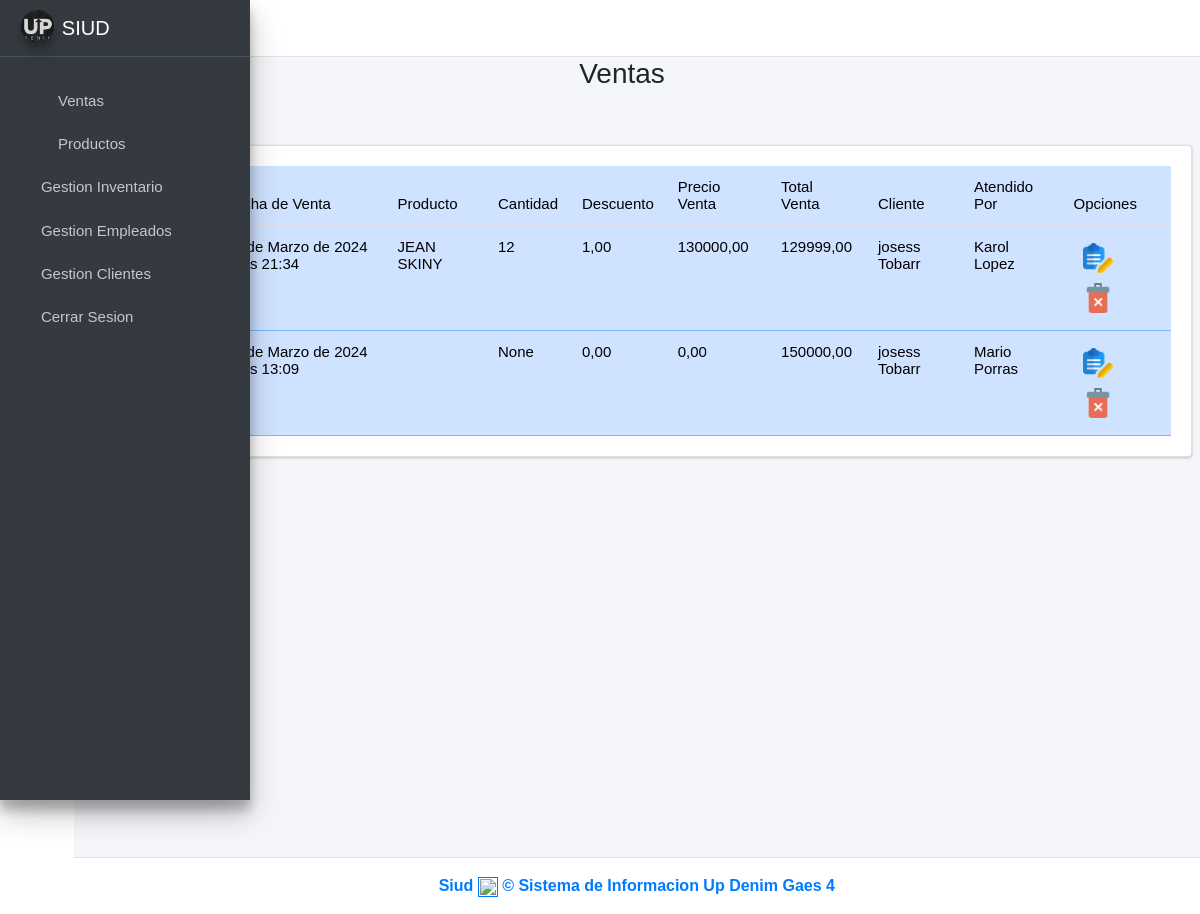
Page /Ventas (signed in) on the earlier database version.
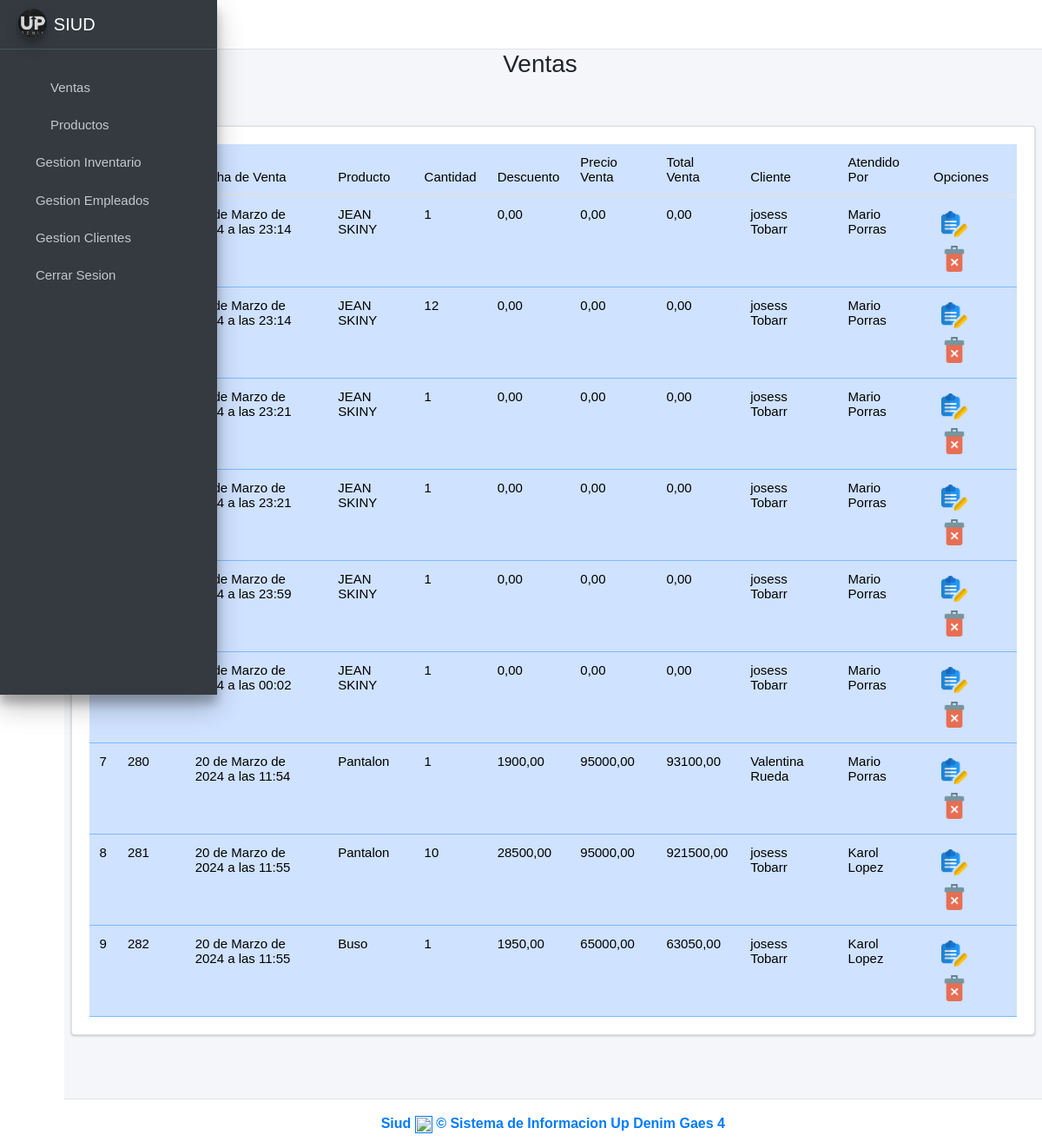
Same page on the later database version.
### ventas/models.py (models this page shows, shortened)
class Venta(models.Model):
    idventa = models.AutoField(primary_key=True)
    cantidad_productos = models.IntegerField(null=True, blank=True)
    descuento_venta = models.DecimalField(max_digits=10, decimal_places=2, null=False, blank=False, default=0.0)
    precio_venta = models.DecimalField(max_digits=10, decimal_places=2, null=False, blank=False, default=0.0)
    total_venta = models.DecimalField(max_digits=10, decimal_places=2, null=False, blank=False)
    fecha_venta = models.DateTimeField(null=False, blank=False, default=timezone.now)
    cod_cliente = models.ForeignKey(Cliente, on_delete=models.CASCADE)
    cod_empleado = models.ForeignKey(Empleado, on_delete=models.CASCADE)
    cod_producto = models.ForeignKey(Producto, on_delete=models.CASCADE, null=True, blank=True)
    created = models.DateTimeField(auto_now_add=True)
    updated = models.DateTimeField(auto_now=True)
    class Meta:
        verbose_name = 'venta'
        verbose_name_plural = 'ventas'

class Producto(models.Model):
    cod_producto = models.CharField(primary_key=True, unique=True, blank=False, null=False, max_length=15)
    nombre_producto = models.CharField(max_length=45, null=False)
    precio_venta = models.DecimalField(max_digits=10, decimal_places=2, null=False, blank=False)
    descripcion_producto = models.CharField(max_length=45)
    cantidad_productos = models.PositiveIntegerField(null=False)
    imagen = models.ImageField(upload_to='productos', null=True, blank=True)
    idcategoria_producto = models.ForeignKey(CategoriaProducto, on_delete=models.CASCADE)
    idtalla = models.ForeignKey(Talla, on_delete=models.CASCADE)
    created = models.DateTimeField(auto_now_add=True)
    updated = models.DateTimeField(auto_now=True)
    class Meta:
        verbose_name = 'producto'
        verbose_name_plural = 'productos'

class Cliente(models.Model):
    cod_cliente = models.IntegerField(primary_key=True, unique=True, blank=False, null=False)
    cupo_credito = models.IntegerField()
    iddocumento = models.ForeignKey(Persona, on_delete=models.CASCADE)
    idtipo_comercio = models.ForeignKey(TipoComercio, on_delete=models.CASCADE)
    idtipo_cliente = models.ForeignKey(TipoCliente,on_delete=models.CASCADE)
    created = models.DateTimeField(auto_now_add=True)
    updated = models.DateTimeField(auto_now_add=True)
    class Meta:
        verbose_name = 'cliente'
        verbose_name_plural = 'clientes'
    def __str__(self):
        return f"{self.cod_cliente}"

class Persona(models.Model):
    documentoidentidad = models.IntegerField(primary_key=True, unique=True, blank=False, null=False)
    primer_nombre = models.CharField(max_length=45, null=False, blank=False)
    segundo_nombre = models.CharField(max_length=45, blank=True, null=True)
    primer_apellido = models.CharField(max_length=45, null=False, blank=False)
    segundo_apellido = models.CharField(max_length=45, blank=True, null=True)
    genero = models.CharField(max_length=20, null=False, blank=False)
    idcontacto = models.OneToOneField(Contacto, on_delete=models.CASCADE)
    iddireccion = models.OneToOneField(Direccion, on_delete=models.CASCADE)
    created = models.DateTimeField(auto_now_add=True)
    updated = models.DateTimeField(auto_now_add=True)
    class Meta:
        verbose_name = 'persona'
        verbose_name_plural = 'personas'

class Empleado(models.Model):
    cod_empleado = models.IntegerField(primary_key=True, unique=True, blank=False, null=False)
    fecha_ingreso = models.DateField(null=False, blank=False)
    salario = models.FloatField(null=False, blank=False)
    fecha_nacimiento = models.DateField(null=False, blank=False)
    rh = models.CharField(null=False, blank=False, max_length=5)
    iddocumento = models.ForeignKey(Persona, on_delete=models.CASCADE)
    idarl = models.ForeignKey(Arl, on_delete=models.CASCADE)
    ideps = models.ForeignKey(Eps, on_delete=models.CASCADE)
    idfondo_pension = models.ForeignKey(FondoPension, on_delete=models.CASCADE)
    idcargo_empleado = models.ForeignKey(CargoEmpleado, on_delete=models.CASCADE)
    idusuario = models.ForeignKey(Usuarioid, on_delete=models.CASCADE)
    idrolusuario = models.ForeignKey(RolUsuario, on_delete=models.CASCADE)
    created = models.DateTimeField(auto_now_add=True)
    updated = models.DateTimeField(auto_now=True)
    class Meta:
        verbose_name = 'empleado'
        verbose_name_plural = 'empleados'
    def __str__(self):
        return f"{self.iddocumento.primer_nombre} {self.iddocumento.primer_apellido}"

### ventas/views.py (the view)
# urls.py: path('Ventas', views.ventas_vista, name='Ventas'),
@login_required
def ventas_vista(request):
    venta = Venta.objects.all()
    empleado = Empleado.objects.all()
    producto = Producto.objects.all()
    cliente = Cliente.objects.all()
    talla = Talla.objects.all()
    form_personal = AgregarVentaForm()
    inventario = Inventario.objects.all()
    context ={
        'talla' : talla,
        'venta' : venta,
        'empleado' : empleado,
        'cliente' : cliente,
        'producto' : producto,
        'form_personal' : form_personal,
        'inventario': inventario,
    }
    return render(request, 'ventas.html', context)

### ventas/templates/ventas.html (shortened to what this page needs)
{% extends "base.html" %}
{% load static %}
{% load widget_tweaks %}
{% block content %}
<link rel="stylesheet" href="{% static 'index/css/b4.css' %}">
<div class="row">
    <div class="col-md-12">
        <h3 class="text-center">Ventas   <i class="fas fa-users"></i></h3> <! -- Es para cambiar el icono xd -- >
        <div class="col-md-3 pb-2">
            <a href="#AgregarPersonalModal"
                data-toggle="modal" data-dismiss="modal">
                <button type="button" class="btn btn-success">
                </button>
            </a>
        </div>
        <div class="card card-body" style="overflow:scroll">
            <table class="table table-hover table-primary" id="myTable">
                <thead>
                    <tr>
                        <th>#</th>
                        <th>No. Venta</th>
                        <th>Fecha de Venta</th>
                        <th>Producto</th>
                        <th>Cantidad</th>
                        <th>Descuento</th>
                        <th>Precio Venta</th>
                        <th>Total Venta</th>
                        <th>Cliente</th>
                        <th>Atendido Por</th>
                        <th>Opciones</th>
                    </tr>
                </thead>
                <tbody class="text-dark">
                    {% for i in venta %}
                    <tr>
                        <td>{{forloop.counter}}</td>
                        <td>{{i.idventa}}</td>
                        <td>{{i.fecha_venta}}</td>
                        <td>{{i.cod_producto.nombre_producto}}</td>
                        <td>{{i.cantidad_productos}}</td>
                        <td>{{i.descuento_venta}}</td>
                        <td>{{i.precio_venta}}</td>
                        <td>{{i.total_venta}}</td>
                        <td>{{i.cod_cliente.iddocumento.primer_nombre}} {{i.cod_cliente.iddocumento.primer_apellido}}</td>
                        <td>{{i.cod_empleado.iddocumento.primer_nombre}} {{i.cod_empleado.iddocumento.primer_apellido}}</td>
                        <td>
                            {% if i.idventa %}
                                    <form action="/editarVenta/{{ i.idventa }}/" method="GET" style="display: inline;">
                                        <button type="submit" class="btn btn-dark-outline btn-sm">
                                            <img src="{% static 'index/img/editar.png' %}" alt="Error" width="30">
                                        </button>
                                    </form>
                                {% endif %}
                                    <button onclick="eliminarPersonal('{{i.idventa}}')" class="btn btn-dark-outline btn-sm"
                                    data-toggle="modal" href="#EliminarPersonalModal"><img
                                        src="{% static 'index/img/delete.png' %}" alt="Error" width="30"></button>
                            </td>
                    </tr>
                    {% endfor %}
                </tbody>
            </table>
        </div>
    </div>
</div>
{% endblock %}

### ventas/templates/base.html (shortened to what this page needs)
{% load static %}
<link href="https://cdn.jsdelivr.net/npm/bootstrap@5.3.3/dist/css/bootstrap.min.css" rel="stylesheet">
<!DOCTYPE html>
<html lang="en">
<head>
  <link rel="stylesheet" href="{% static 'lib/adminlite/plugins/fontawesome-free/css/all.min.css' %}">
  <link rel="stylesheet"
    href="{% static 'lib/adminlite/plugins/tempusdominus-bootstrap-4/css/tempusdominus-bootstrap-4.min.css' %}">
  <link rel="stylesheet" href="{% static 'lib/adminlite/plugins/icheck-bootstrap/icheck-bootstrap.min.css' %}">
  <link rel="stylesheet" href="{% static 'lib/adminlite/plugins/jqvmap/jqvmap.min.css' %}">
  <link rel="stylesheet" href="{% static 'lib/adminlite/css/adminlte.min.css' %}">
  <link rel="stylesheet" href="{% static 'lib/adminlite/plugins/overlayScrollbars/css/OverlayScrollbars.min.css' %}">
  <link rel="stylesheet" href="{% static 'lib/adminlite/plugins/daterangepicker/daterangepicker.css' %}">
  <link rel="stylesheet" href="{% static 'lib/adminlite/plugins/summernote/summernote-bs4.min.css' %}">
  <link rel="stylesheet" href="{% static 'index/css/main.css' %}">
  <link rel="stylesheet" type="text/css" href="{% static 'index/DataTables/datatables.min.css' %}">
  <link rel="stylesheet" type="text/css"
    href="{% static 'index/DataTables/Buttons-2.0.1/css/buttons.dataTables.min.css' %}">
  <link rel="stylesheet" href="{% static 'jquery-ui/jquery-ui.min.css' %}">
</head>
<body class="hold-transition sidebar-mini layout-fixed sidebar-closed sidebar-collapse">
  <div class="wrapper">
    <nav class="main-header navbar navbar-expand navbar-white navbar-light">
      <ul class="navbar-nav">
        <li class="nav-item">
          <a class="nav-link" data-widget="pushmenu" href="#" role="button"></a>
        </li>
      </ul>
      <ul class="navbar-nav ml-auto">
        <li class="nav-item">
          <a class="nav-link" data-widget="fullscreen" href="#" role="button">
            <i class="fas fa-expand-arrows-alt"></i>
          </a>
        </li>
      </ul>
    </nav>
    <aside class="main-sidebar sidebar-dark-primary elevation-4">
      <a href="{% url 'home' %}" class="brand-link">
        <img src="{% static 'index/img/UPIMG.png' %}" alt="Logo" class="brand-image img-circle elevation-3"
          style="opacity: .8">
        <span class="brand-text font-weight-light">SIUD</span>
      </a>
      <div class="sidebar">
        <nav class="mt-2">
          <ul class="nav nav-pills nav-sidebar flex-column" data-widget="treeview" role="menu" data-accordion="false">
            <li class="nav-header"></li>
            <li class="nav-item">
              <a href="{% url 'Ventas' %}" class="nav-link">
                <i class="nav-icon far fa-calendar-alt"></i>
                <p>
                  Ventas
                </p>
              </a>
            </li>
            <li class="nav-item">
              <a href="{% url 'Productos' %}" class="nav-link">
                <i class="nav-icon fas fa-boxes"></i>
                <p>
                  Productos
                </p>
              </a>
            </li>
            <li class="nav-item">
              <a href="#" class="nav-link">
                <i class="fas fa-box"></i>
                <p>
                  Gestion Inventario
                  <i class="fas fa-angle-left right"></i>
                </p>
              </a>
            </li>
            <li class="nav-item">
              <a href="#" class="nav-link">
                <i class="far fa-building"></i>
                <p>
                  Gestion Empleados
                  <i class="fas fa-angle-left right"></i>
                </p>
              </a>
            </li>
            <li class="nav-item">
              <a href="#" class="nav-link">
                <i class="fas fa-users"></i>
                <p>
                  Gestion Clientes
                  <i class="fas fa-angle-left right"></i>
                </p>
              </a>
            </li>
            {% if request.user.is_authenticated %}
            <li class="nav-item">
              <a href="{% url 'exit' %}" class="nav-link">
                <i class="fas fa-nav-icon far fa-circle text-danger"></i>
                <p>
                  Cerrar Sesion
                </p>
              </a>
            </li>
            {% endif %}
      </div>
    </aside>
    <div class="content-wrapper">
      <section class="content">
          {% block content %}
          {% endblock %}
        </div>
    </div>
    <footer class="main-footer text-center text-primary">
      <a href="" target="_blank" rel="noopener noreferrer">
        <strong> Siud <img src="" alt="" width="20"> &copy;
          Sistema de Informacion Up Denim
          Gaes 4
        </strong>
      </a>
    </footer>
  </body>
  </html>

### ventas/static/index/css/main.css (style rules this page uses)
p , input[type=text] , input[type=date], input[type=number], input[type=password] { font-weight: 100; font-size: 15px; }
table, th, td { font-weight: 100; font-size:15px; }
body { font-family: Arial, Helvetica, sans-serif !important; }

Differences in the rows shown:
removed Venta: fecha_venta "18 de Marzo de 2024 a las 21:34", cod_producto.nombre_producto "JEAN SKINY", cantidad_productos "12", descuento_venta "1,00", precio_venta "130000,00", total_venta "129999,00", cod_cliente.iddocumento.primer_nombre "josess", cod_cliente.iddocumento.primer_apellido "Tobarr", cod_empleado.iddocumento.primer_nombre "Karol", cod_empleado.iddocumento.primer_apellido "Lopez"
removed Venta: fecha_venta "19 de Marzo de 2024 a las 13:09", cantidad_productos "None", descuento_venta "0,00", precio_venta "0,00", total_venta "150000,00", cod_cliente.iddocumento.primer_nombre "josess", cod_cliente.iddocumento.primer_apellido "Tobarr", cod_empleado.iddocumento.primer_nombre "Mario", cod_empleado.iddocumento.primer_apellido "Porras"
added Venta: fecha_venta "19 de Marzo de 2024 a las 23:14", cod_producto.nombre_producto "JEAN SKINY", cantidad_productos "1", descuento_venta "0,00", precio_venta "0,00", total_venta "0,00", cod_cliente.iddocumento.primer_nombre "josess", cod_cliente.iddocumento.primer_apellido "Tobarr", cod_empleado.iddocumento.primer_nombre "Mario", cod_empleado.iddocumento.primer_apellido "Porras"
added Venta: fecha_venta "19 de Marzo de 2024 a las 23:14", cod_producto.nombre_producto "JEAN SKINY", cantidad_productos "12", descuento_venta "0,00", precio_venta "0,00", total_venta "0,00", cod_cliente.iddocumento.primer_nombre "josess", cod_cliente.iddocumento.primer_apellido "Tobarr", cod_empleado.iddocumento.primer_nombre "Mario", cod_empleado.iddocumento.primer_apellido "Porras"
added Venta: fecha_venta "19 de Marzo de 2024 a las 23:21", cod_producto.nombre_producto "JEAN SKINY", cantidad_productos "1", descuento_venta "0,00", precio_venta "0,00", total_venta "0,00", cod_cliente.iddocumento.primer_nombre "josess", cod_cliente.iddocumento.primer_apellido "Tobarr", cod_empleado.iddocumento.primer_nombre "Mario", cod_empleado.iddocumento.primer_apellido "Porras"
added Venta: fecha_venta "19 de Marzo de 2024 a las 23:21", cod_producto.nombre_producto "JEAN SKINY", cantidad_productos "1", descuento_venta "0,00", precio_venta "0,00", total_venta "0,00", cod_cliente.iddocumento.primer_nombre "josess", cod_cliente.iddocumento.primer_apellido "Tobarr", cod_empleado.iddocumento.primer_nombre "Mario", cod_empleado.iddocumento.primer_apellido "Porras"
added Venta: fecha_venta "19 de Marzo de 2024 a las 23:59", cod_producto.nombre_producto "JEAN SKINY", cantidad_productos "1", descuento_venta "0,00", precio_venta "0,00", total_venta "0,00", cod_cliente.iddocumento.primer_nombre "josess", cod_cliente.iddocumento.primer_apellido "Tobarr", cod_empleado.iddocumento.primer_nombre "Mario", cod_empleado.iddocumento.primer_apellido "Porras"
added Venta: fecha_venta "20 de Marzo de 2024 a las 00:02", cod_producto.nombre_producto "JEAN SKINY", cantidad_productos "1", descuento_venta "0,00", precio_venta "0,00", total_venta "0,00", cod_cliente.iddocumento.primer_nombre "josess", cod_cliente.iddocumento.primer_apellido "Tobarr", cod_empleado.iddocumento.primer_nombre "Mario", cod_empleado.iddocumento.primer_apellido "Porras"
added Venta: idventa "280", fecha_venta "20 de Marzo de 2024 a las 11:54", cod_producto.nombre_producto "Pantalon", cantidad_productos "1", descuento_venta "1900,00", precio_venta "95000,00", total_venta "93100,00", cod_cliente.iddocumento.primer_nombre "Valentina", cod_cliente.iddocumento.primer_apellido "Rueda", cod_empleado.iddocumento.primer_nombre "Mario", cod_empleado.iddocumento.primer_apellido "Porras"
added Venta: idventa "281", fecha_venta "20 de Marzo de 2024 a las 11:55", cod_producto.nombre_producto "Pantalon", cantidad_productos "10", descuento_venta "28500,00", precio_venta "95000,00", total_venta "921500,00", cod_cliente.iddocumento.primer_nombre "josess", cod_cliente.iddocumento.primer_apellido "Tobarr", cod_empleado.iddocumento.primer_nombre "Karol", cod_empleado.iddocumento.primer_apellido "Lopez"
added Venta: idventa "282", fecha_venta "20 de Marzo de 2024 a las 11:55", cod_producto.nombre_producto "Buso", cantidad_productos "1", descuento_venta "1950,00", precio_venta "65000,00", total_venta "63050,00", cod_cliente.iddocumento.primer_nombre "josess", cod_cliente.iddocumento.primer_apellido "Tobarr", cod_empleado.iddocumento.primer_nombre "Karol", cod_empleado.iddocumento.primer_apellido "Lopez"
